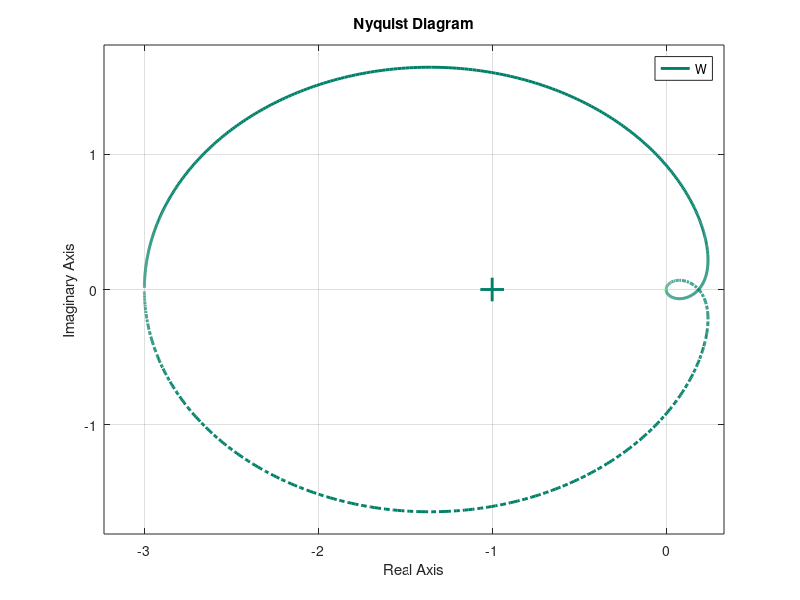

Reproduce this figure in MATLAB. (Note: this script raises an error after producing the figure.)
% num = [1 -4]; den = [1 8 2];
% W = tf(num, den);
% 
% figure('Color','w','Position',[100 100 600 400])
% nyquist(W)
% h = findobj(gca,'Type','line');
% set(h,'LineWidth',2.5,'Color',[0, 0.5, 0.4])
% 
% h_patch = findall(gca,'Type','patch');
% set(h_patch,'LineWidth',3.5)
% set(h_patch,'EdgeColor',[0 0.5 0.4])
% h_mark = findall(gca,'Type','line','-property','Marker');
% set(h_mark,'LineWidth',2.1,'MarkerSize',17)
% 
% xl = xlim; xlim([xl(1)-0.2 xl(2)-0.2])
% ax = gca; ax.LineWidth = 1.5; ax.FontSize = 13;
% ax.XColor = [0.3, 0.3, 0.3]; ax.YColor = [0.3, 0.3, 0.3]; box on;
% ax.GridColor = [0.9, 0.9, 0.9]; ax.GridAlpha = 0.4; 
% ax.MinorGridColor = [0.95, 0.95, 0.95];ax.MinorGridAlpha = 0.1;
% 
% ax = findall(gcf,'Type','axes');
% set(get(ax(1),'XLabel'),'FontSize',12)
% set(get(ax(1),'YLabel'),'FontSize',12)
% set(get(ax(1),'Title'),'FontSize',14)
% 
% set(findall(gcf, '-property', 'FontName'), 'FontName', 'DejaVu Math TeX Gyre');
% exportgraphics(gcf,'../../../images/task2/o1/GNA.png','Resolution',300)
% exportgraphics(gcf,'../../../images/task2/o1/GNA.pdf','ContentType','vector')

%%%%%%%%%%%%%%%%%%%%%%%%%%%%%%%%%%%%%%%%%%%%%%%%%%%%%%%%%%%%%%%%%%%%%%%%%%%
k = 3/2;
num = k * [1 -4]; den = [1 8 2];
W = tf(num, den);

figure('Color','w','Position',[100 100 600 400])
nyquist(W)
h = findobj(gca,'Type','line');
set(h,'LineWidth',2.5,'Color',[0, 0.5, 0.4])

h_patch = findall(gca,'Type','patch');
set(h_patch,'LineWidth',3.5)
set(h_patch,'EdgeColor',[0 0.5 0.4])
h_mark = findall(gca,'Type','line','-property','Marker');
set(h_mark,'LineWidth',2.1,'MarkerSize',17)

xl = xlim; xlim([xl(1)-0.07 xl(2)-0.07])
ax = gca; ax.LineWidth = 1.5; ax.FontSize = 13;
ax.XColor = [0.3, 0.3, 0.3]; ax.YColor = [0.3, 0.3, 0.3]; box on;
ax.GridColor = [0.9, 0.9, 0.9]; ax.GridAlpha = 0.4; 
ax.MinorGridColor = [0.95, 0.95, 0.95];ax.MinorGridAlpha = 0.1;

ax = findall(gcf,'Type','axes');
set(get(ax(1),'XLabel'),'FontSize',12)
set(get(ax(1),'YLabel'),'FontSize',12)
set(get(ax(1),'Title'),'FontSize',14)

set(findall(gcf, '-property', 'FontName'), 'FontName', 'DejaVu Math TeX Gyre');
exportgraphics(gcf,'../../../images/task2/o1/GNA4.png','Resolution',300)
exportgraphics(gcf,'../../../images/task2/o1/GNA4.pdf','ContentType','vector')
